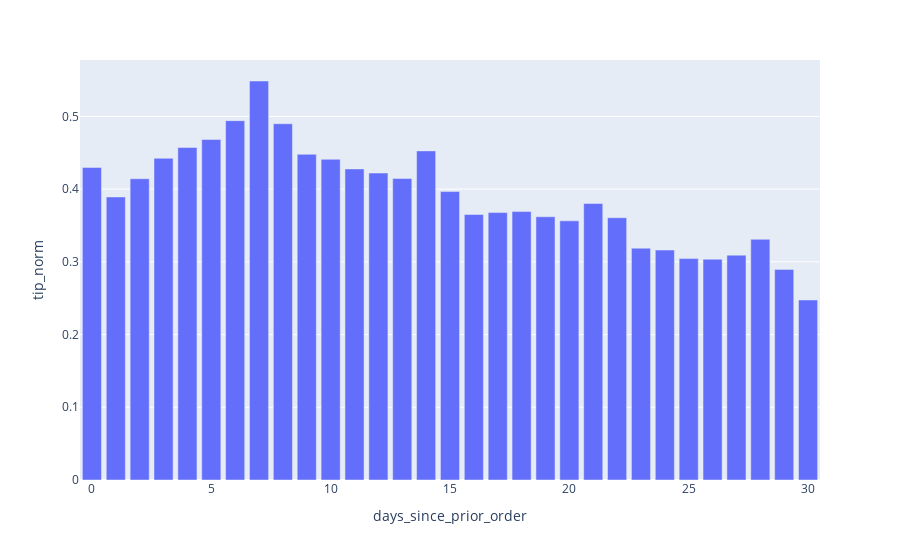

This figure's notebook cell:
### Code cell
px.bar(df_days_since_prior_order.sort_values(by= "tip_norm", ascending= False), x= "days_since_prior_order", y= "tip_norm")

### Figure 1 — Plotly figure (JSON) as saved in the notebook; plotly's stock layout.template omitted (floating-point values rounded to 4 significant figures)
{"data": [{"alignmentgroup": "True", "hovertemplate": "days_since_prior_order=%{x}<br>tip_norm=%{y}<extra></extra>", "legendgroup": "", "marker": {"color": "#636efa", "pattern": {"shape": ""}}, "name": "", "offsetgroup": "", "orientation": "v", "showlegend": false, "textposition": "auto", "type": "bar", "x": [7, 6, 8, 5, 4, 14, 9, 3, 10, 0, 11, 12, 13, 2, 15, 1, 21, 18, 17, 16, 19, 22, 20, 28, 23, 24, 27, 25, 26, 29, 30], "xaxis": "x", "y": [0.5486, 0.4941, 0.4898, 0.4682, 0.4573, 0.4525, 0.4478, 0.4423, 0.4409, 0.4297, 0.4277, 0.4221, 0.4145, 0.4142, 0.3966, 0.3892, 0.3801, 0.3691, 0.3677, 0.3651, 0.3619, 0.3606, 0.3563, 0.3309, 0.3187, 0.3162, 0.3092, 0.3044, 0.3035, 0.2896, 0.2475], "yaxis": "y"}], "layout": {"barmode": "relative", "legend": {"tracegroupgap": 0}, "margin": {"t": 60}, "xaxis": {"anchor": "y", "domain": [0, 1], "title": {"text": "days_since_prior_order"}}, "yaxis": {"anchor": "x", "domain": [0, 1], "title": {"text": "tip_norm"}}}}
